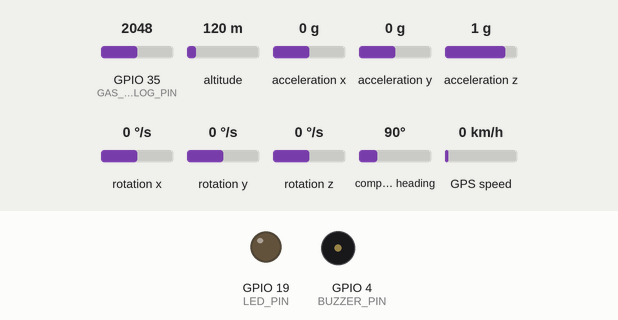
Bench run of a program on a simulated ESP32. Parts: output pins drawn as LEDs (lit = HIGH), buzzer (waves = sounding, pin HIGH). Inputs (shaded band) come from the test bench; at power-on: GPIO 35 (GAS_ANALOG_PIN) = 2048, altitude 120 m, acceleration x 0 g, acceleration y 0 g, acceleration z 1 g, rotation x 0 °/s, rotation y 0 °/s, rotation z 0 °/s, compass heading 90°, GPS speed 0 km/h. WiFi joins after 1.5 s; servers stay silent unless stated; the GPS gets a fix after 3 s at 37.7749, -122.4194 with 8 satellites; the modem accepts every AT command (registered, SIM ready, sends succeed) and sends nothing else; what the program prints to the serial monitor is not drawn.

Above: at 1.1 s.
At 49.2 s:
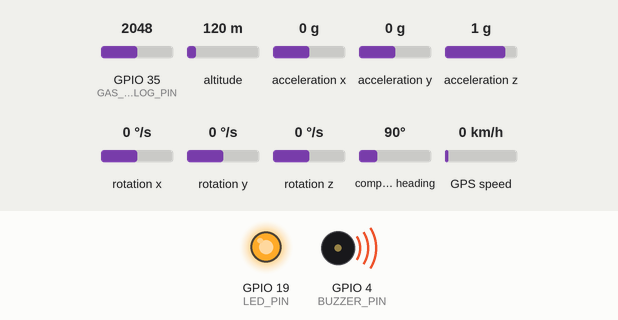
Timing chart, 0 to 53.6 s (numbered marks = the images above):
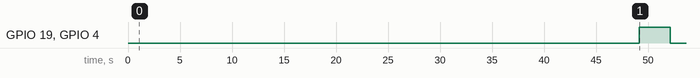

Measured:
- by itself, GPIO 19 (LED_PIN), GPIO 4 (BUZZER_PIN): LOW → HIGH at 49.1 s, → LOW 3.0 s later

The program:

main.cpp
```cpp
/************************************************************
 *  SMART HELMET – FINAL PRODUCTION + GSM DEBUG
 *  Board  : ESP32 (esp32dev)
 *  Sensors: MQ-2 | MPU6050 | GPS | SIM800L
 *  Backend: Firebase Realtime Database
 ************************************************************/

#include <Arduino.h>
#include <Wire.h>
#include <WiFi.h>
#include <Firebase_ESP_Client.h>
#include <I2Cdev.h>
#include <MPU6050.h>
#include <TinyGPSPlus.h>
#include "soc/soc.h"
#include "soc/rtc_cntl_reg.h"

/* ================= WIFI ================= */
#define WIFI_SSID     "FB KLASS"
#define WIFI_PASSWORD "Pakistan@2025"

/* ================= FIREBASE ================= */
#define API_KEY       "AIzaSyCbC4VuqePApw0s1FU5mG8RYfsj5fL1yUU"
#define DATABASE_URL  "https://smarthelmet-7f2f3-default-rtdb.firebaseio.com"

/* ================= PINS ================= */
#define MPU_SDA 21
#define MPU_SCL 22
#define GAS_ANALOG_PIN 35
#define GPS_RX 16
#define GPS_TX 17
#define GSM_RX 26
#define GSM_TX 27
#define BUZZER_PIN 4
#define LED_PIN 19

/* ================= CONSTANTS ================= */
#define SMOKE_THRESHOLD   700
#define JERK_THRESHOLD    0.0220
#define IMPACT_COOLDOWN   15000
#define ALERT_DURATION    4000

const char PHONE_NUMBER[] = "+93163660757";

/* ================= OBJECTS ================= */
FirebaseData fbdo;
FirebaseAuth auth;
FirebaseConfig config;

MPU6050 mpu;
TinyGPSPlus gps;

/* ================= STATE ================= */
int16_t ax, ay, az;
int smokeBaseline = 0;
bool lastSmokeState = false;
bool simReady = false;
bool accidentLock = false;

unsigned long bootTime = 0;
unsigned long lastImpactMillis = 0;
unsigned long alertStartMillis = 0;
bool alertActive = false;

/* ================= GSM HELPERS ================= */
void flushGSM() {
  while (Serial1.available()) Serial1.read();
}

String readGSM(unsigned long timeout = 5000) {
  unsigned long start = millis();
  String resp = "";
  while (millis() - start < timeout) {
    while (Serial1.available()) {
      resp += char(Serial1.read());
    }
  }
  return resp;
}

bool sendAT(const char *cmd, unsigned long timeout = 5000) {
  flushGSM();
  Serial.print("➡️ AT: "); Serial.println(cmd);
  Serial1.println(cmd);
  String resp = readGSM(timeout);
  Serial.println(resp);
  return resp.indexOf("OK") != -1;
}

/* ================= GSM DEBUG INFO ================= */
void printGSMInfo() {
  Serial.println("\n📡 ===== GSM DEBUG INFO =====");

  sendAT("AT");
  sendAT("AT+CSQ");        // Signal
  sendAT("AT+CREG?");      // Network registration
  sendAT("AT+COPS?");      // Operator
  sendAT("AT+CPIN?");      // SIM status
  sendAT("AT+CMGF=1");     // SMS text mode

  Serial.println("📡 ===========================\n");
}

/* ================= ALERT INDICATOR ================= */
void startAlert() {
  Serial.println("🔔 ALERT ON");
  digitalWrite(BUZZER_PIN, HIGH);
    digitalWrite(LED_PIN, HIGH);

  delay(3000);
    digitalWrite(BUZZER_PIN, LOW);
    digitalWrite(LED_PIN, LOW);

  alertStartMillis = millis();
  alertActive = true;
}

void updateAlert() {
  if (alertActive && millis() - alertStartMillis >= ALERT_DURATION) {
    Serial.println("🔕 ALERT OFF");
    digitalWrite(BUZZER_PIN, LOW);
    digitalWrite(LED_PIN, LOW);
    alertActive = false;
  }
}

/* ================= GSM ACTIONS ================= */
bool sendSMS(const String &msg) {
  Serial.println("📩 Sending SMS...");
  flushGSM();

  Serial1.print("AT+CMGS=\"");
  Serial1.print(PHONE_NUMBER);
  Serial1.println("\"");

  unsigned long start = millis();
  while (millis() - start < 5000) {
    if (Serial1.available()) {
      if (Serial1.read() == '>') break;
    }
  }

  Serial1.print(msg);
  Serial1.write(26); // CTRL+Z

  String resp = readGSM(15000);
  Serial.println(resp);

  if (resp.indexOf("+CMGS") != -1) {
    Serial.println("✅ SMS DELIVERED");
    return true;
  } else {
    Serial.println("❌ SMS FAILED");
    return false;
  }
}

void makeCall() {
  Serial.println("📞 Calling...");
  Serial1.print("ATD");
  Serial1.print(PHONE_NUMBER);
  Serial1.println(";");
}

void hangCall() {
  Serial.println("📴 Hanging call");
  Serial1.println("ATH");
}

/* ================= HELPERS ================= */
String makeLocationMessage() {
  if (gps.location.isValid()) {
    return "ACCIDENT ALERT!\nhttps://maps.google.com/?q=" +
           String(gps.location.lat(), 6) + "," +
           String(gps.location.lng(), 6);
  }
  return "ACCIDENT ALERT! Location not fixed";
}

/* ================= FIREBASE ================= */
void pushLiveData(float jerk, float netAcc,
                  float axg, float ayg, float azg,
                  int gas, bool smoke,
                  bool gpsFix, double lat, double lng) {

  FirebaseJson json;
  json.set("gas", gas);
  json.set("smoke", smoke);
  json.set("jerk", jerk);
  json.set("net_acc", netAcc);
  json.set("ax", axg);
  json.set("ay", ayg);
  json.set("az", azg);
  json.set("accident", accidentLock);
  json.set("sim_ready", simReady);
  json.set("gps_fix", gpsFix);

  if (gpsFix) {
    json.set("latitude", lat);
    json.set("longitude", lng);
  }

  json.set("timestamp/.sv", "timestamp");

  Firebase.RTDB.updateNode(&fbdo, "/helmet/live", &json);
}

void pushAlertHistory(
  const String &type,
  const String &message,
  float jerk,
  float netAcc,
  bool gpsFix,
  double lat,
  double lng
) {
  FirebaseJson alert;

  alert.set("type", type);                 // "accident" | "smoke"
  alert.set("message", message);
  alert.set("jerk", jerk);
  alert.set("net_acc", netAcc);
  alert.set("gps_fix", gpsFix);

  if (gpsFix) {
    alert.set("latitude", lat);
    alert.set("longitude", lng);
  }

  alert.set("timestamp/.sv", "timestamp");

  Firebase.RTDB.pushJSON(
    &fbdo,
    "/helmet/alerts_history",
    &alert
  );

  Serial.println("📌 Alert saved to history");
}


/* ================= ALERT LOGIC ================= */
void triggerAccident(float jerk, float netAcc) {
  Serial.println("🚨🚨🚨 ACCIDENT DETECTED 🚨🚨🚨");
  accidentLock = true;
  lastImpactMillis = millis();

  startAlert();
  printGSMInfo();
    bool gpsFix = gps.location.isValid();
  double lat = gpsFix ? gps.location.lat() : 0.0;
  double lng = gpsFix ? gps.location.lng() : 0.0;


 pushAlertHistory(
    "accident",
    "Accident detected",
    jerk,
    netAcc,
    gpsFix,
    lat,
    lng
  );
  if (simReady) {
    if (sendSMS(makeLocationMessage())) {
      delay(15000);
      makeCall();
      delay(20000);
      hangCall();
    }
  } else {
    Serial.println("❌ SIM NOT READY");
  }
}

/* ================= SETUP ================= */
void setup() {
  WRITE_PERI_REG(RTC_CNTL_BROWN_OUT_REG, 0);
  Serial.begin(115200);
  delay(1000);

  Serial.println("\n🚀 SMART HELMET BOOTING (FINAL DEBUG)");

  pinMode(BUZZER_PIN, OUTPUT);
  pinMode(LED_PIN, OUTPUT);

  WiFi.begin(WIFI_SSID, WIFI_PASSWORD);
  Serial.print("📡 Connecting WiFi");
  while (WiFi.status() != WL_CONNECTED) {
    delay(200); Serial.print(".");
  }
  Serial.println("\n✅ WiFi Connected");

  config.api_key = API_KEY;
  config.database_url = DATABASE_URL;
  Firebase.signUp(&config, &auth, "", "");
  Firebase.begin(&config, &auth);
  Firebase.reconnectWiFi(true);
  Serial.println("🔥 Firebase Connected");

  long sum = 0;
  for (int i = 0; i < 100; i++) {
    sum += analogRead(GAS_ANALOG_PIN);
    delay(15);
  }
  smokeBaseline = sum / 100;
  Serial.print("🧪 Smoke baseline: ");
  Serial.println(smokeBaseline);

  Wire.begin(MPU_SDA, MPU_SCL);
  mpu.initialize();
  Serial.println(mpu.testConnection() ? "📐 MPU6050 OK" : "❌ MPU6050 FAIL");

  Serial2.begin(9600, SERIAL_8N1, GPS_RX, GPS_TX);
  Serial.println("🛰️ GPS Started");

  Serial1.begin(9600, SERIAL_8N1, GSM_RX, GSM_TX);
  delay(15000);

  printGSMInfo();

  simReady = true;
  bootTime = millis();
  Serial.println("✅ SYSTEM READY\n");
}

/* ================= LOOP ================= */
void loop() {

  updateAlert();
  while (Serial2.available()) gps.encode(Serial2.read());

  int gasValue = analogRead(GAS_ANALOG_PIN);
  // ================= SMOKE ALERT =================
if (gasValue > 700 && !lastSmokeState && !alertActive) {
  Serial.println("🔥🔥 SMOKE LEVEL HIGH!");
  startAlert();
  lastSmokeState = true;
}

// Reset when smoke goes down
if (gasValue <= 650) {
  lastSmokeState = false;
}

  bool smokeNow = (gasValue - smokeBaseline) > SMOKE_THRESHOLD;
  Serial.print("🔥 GAS ADC: "); Serial.println(gasValue);

  mpu.getAcceleration(&ax, &ay, &az);
  float axg = ax / 16384.0;
  float ayg = ay / 16384.0;
  float azg = az / 16384.0;

  float mag = sqrt(axg*axg + ayg*ayg + azg*azg);
  float netAcc = abs(mag - 1.0);
  static float lastNet = 0;
  float jerk = abs(netAcc - lastNet);
  lastNet = netAcc;

  Serial.print("⚡ NetAcc: "); Serial.print(netAcc, 4);
  Serial.print(" | Jerk: "); Serial.println(jerk, 4);

  if (jerk > JERK_THRESHOLD &&
      millis() - lastImpactMillis > IMPACT_COOLDOWN &&
      millis() - bootTime > 10000 &&
      !accidentLock) {

    triggerAccident(jerk, netAcc);
  }

  if (accidentLock && millis() - lastImpactMillis > IMPACT_COOLDOWN) {
    Serial.println("🔓 Accident lock reset");
    accidentLock = false;
  }

bool gpsFix = gps.location.isValid();
double lat = gpsFix ? gps.location.lat() : 0.0;
double lng = gpsFix ? gps.location.lng() : 0.0;

pushLiveData(
  jerk, netAcc,
  axg, ayg, azg,
  gasValue, smokeNow,
  gpsFix, lat, lng
);

  Serial.println("====================================");
  delay(800);
}
```
